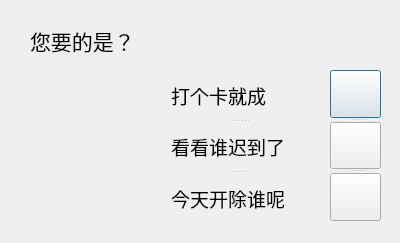
<?xml version="1.0" encoding="UTF-8"?>
<ui version="4.0">
 <class>ctrl_win</class>
 <widget class="QDialog" name="ctrl_win">
  <property name="geometry">
   <rect>
    <x>0</x>
    <y>0</y>
    <width>400</width>
    <height>243</height>
   </rect>
  </property>
  <property name="windowTitle">
   <string>ctrl_win</string>
  </property>
  <widget class="QLabel" name="label">
   <property name="geometry">
    <rect>
     <x>30</x>
     <y>10</y>
     <width>181</width>
     <height>61</height>
    </rect>
   </property>
   <property name="font">
    <font>
     <family>Agency FB</family>
     <pointsize>16</pointsize>
    </font>
   </property>
   <property name="text">
    <string>您要的是？</string>
   </property>
  </widget>
  <widget class="QSplitter" name="splitter">
   <property name="geometry">
    <rect>
     <x>171</x>
     <y>71</y>
     <width>138</width>
     <height>151</height>
    </rect>
   </property>
   <property name="orientation">
    <enum>Qt::Vertical</enum>
   </property>
   <widget class="QLabel" name="label_2">
    <property name="font">
     <font>
      <family>Agency FB</family>
      <pointsize>14</pointsize>
     </font>
    </property>
    <property name="text">
     <string>打个卡就成</string>
    </property>
   </widget>
   <widget class="QLabel" name="label_3">
    <property name="font">
     <font>
      <family>Agency FB</family>
      <pointsize>14</pointsize>
     </font>
    </property>
    <property name="text">
     <string>看看谁迟到了</string>
    </property>
   </widget>
   <widget class="QLabel" name="label_4">
    <property name="font">
     <font>
      <family>Agency FB</family>
      <pointsize>14</pointsize>
     </font>
    </property>
    <property name="text">
     <string>今天开除谁呢</string>
    </property>
   </widget>
  </widget>
  <widget class="QSplitter" name="splitter_2">
   <property name="geometry">
    <rect>
     <x>330</x>
     <y>70</y>
     <width>51</width>
     <height>151</height>
    </rect>
   </property>
   <property name="orientation">
    <enum>Qt::Vertical</enum>
   </property>
   <widget class="QPushButton" name="pushButton">
    <property name="text">
     <string/>
    </property>
   </widget>
   <widget class="QPushButton" name="pushButton_2">
    <property name="text">
     <string/>
    </property>
   </widget>
   <widget class="QPushButton" name="pushButton_3">
    <property name="text">
     <string/>
    </property>
   </widget>
  </widget>
 </widget>
 <resources/>
 <connections/>
</ui>
